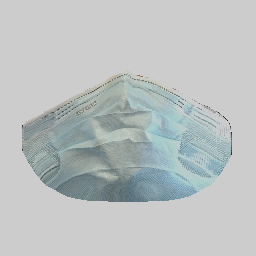
#> input picture images/2.png, 256 x 256 px
$ python main.py
#> lines starting #> are read from the running program, lines starting #| are printed output that depends on the picture
from PIL import Image
import fast_colorthief_backend
import numpy as np
import version
import cv2
from PIL import Image, ImageDraw
import colorsys

__version__ = version.__version__


class Color_object:
    """Build a color palette.  We are using the modified median cut algorithm to cluster similar colors.
    :param color_count: number of colors in the palette
    :param quality: quality settings, 1 is the highest quality, the bigger
                    the number, the faster the palette generation, but the
                    greater the likelihood that colors will be missed.
    :return list: a list of tuple in the form (r, g, b)
    """
    def __init__(self,color_count=5,quality=10):
        self.color_count = color_count
        self.quality = quality

    def get_color(self,image,mask=None,output="hsl"):#image cv2 ,output ="rgb"/"hex","int"
        image = cv2.cvtColor(image, cv2.COLOR_BGR2RGB)
        image = np.array(image).astype(np.uint8)
        if(mask is None):
            results=fast_colorthief_backend.get_palette(image,self.color_count, self.quality)
        else:
            results=fast_colorthief_backend.get_palette_mask(image, mask,self.color_count, self.quality)
        if(output=="hex"):

            results=['#%02x%02x%02x' % x for x in results]
        elif(output=="int"):
            results=[int('0x%02x%02x%02x' % x,0) for x in results]
        elif(output=="hsl"):
            results=[colorsys.rgb_to_hls(x[0]/255.0,x[1]/255.0,x[2]/255) for x in results]
            results=[(int(x[0]*360),int(x[1]*100),int(x[2]*100)) for x in results]
        return results

if __name__=="__main__":
    cl_object= Color_object()
    img=cv2.imread("images/2.png")
#> img is the input picture: shape (256, 256, 3); mean B, G, R 192.9, 192.7, 187.3
    polygon=[(22, 123), (127, 73), (229, 121), (227, 152), (198, 191), (105, 196), (74, 197), (46, 176), (26, 148), (20, 126)]
    height,width=img.shape[:2]
#> height = 256; width = 256
    bg = Image.new('L', (width,height), 0)
#> bg: PIL image 256x256 L; every value is 0
    ImageDraw.Draw(bg).polygon(polygon, outline=1, fill=255)
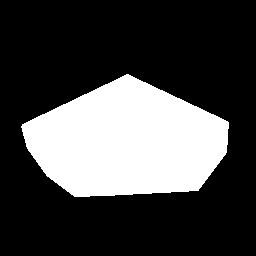
#> bg: PIL image 256x256 L; min 0, max 255, mean 69.8
    mask = np.array(bg)
    res=cl_object.get_color(img,mask,"hsl")
#> (the run stopped early here; a loop or call above may not have finished)
